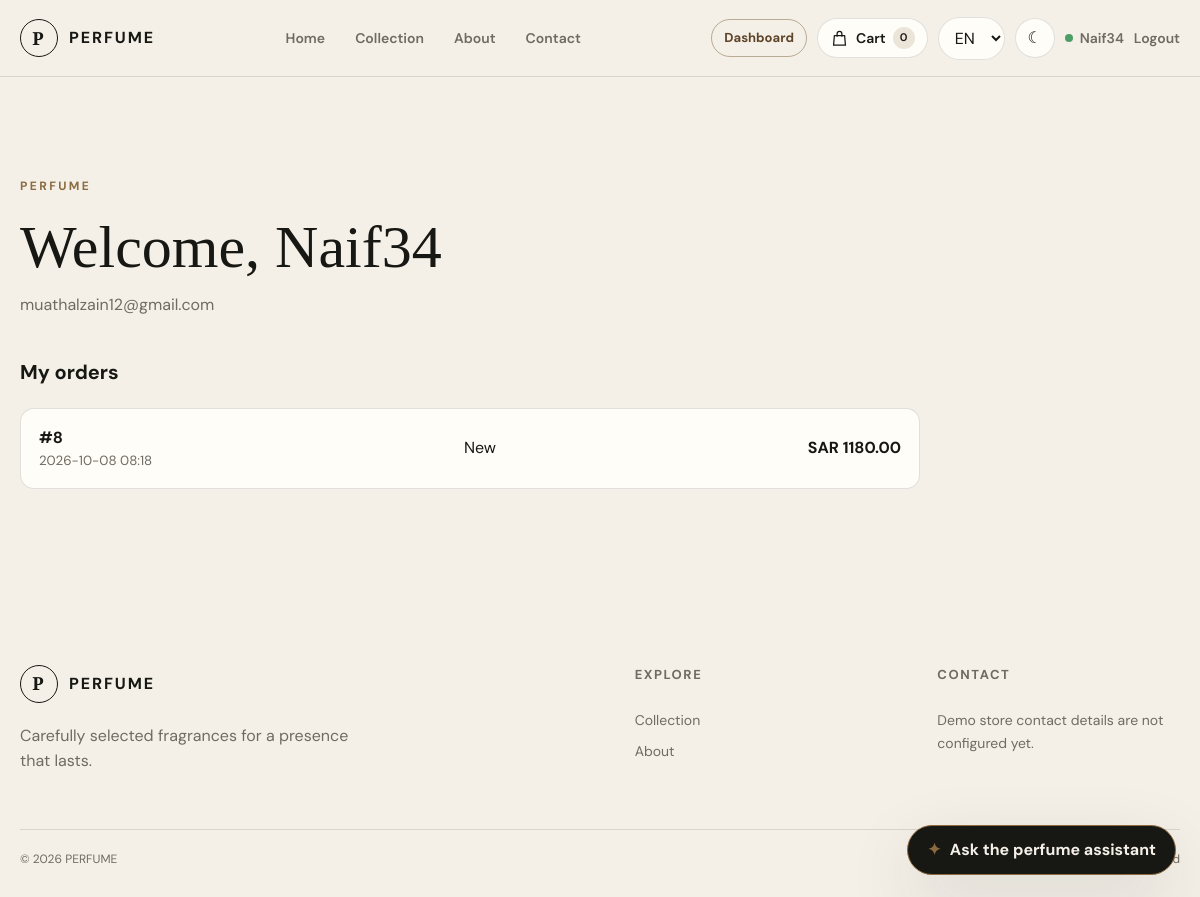
Before: /en/accounts/profile/ (signed in) with the older database file.
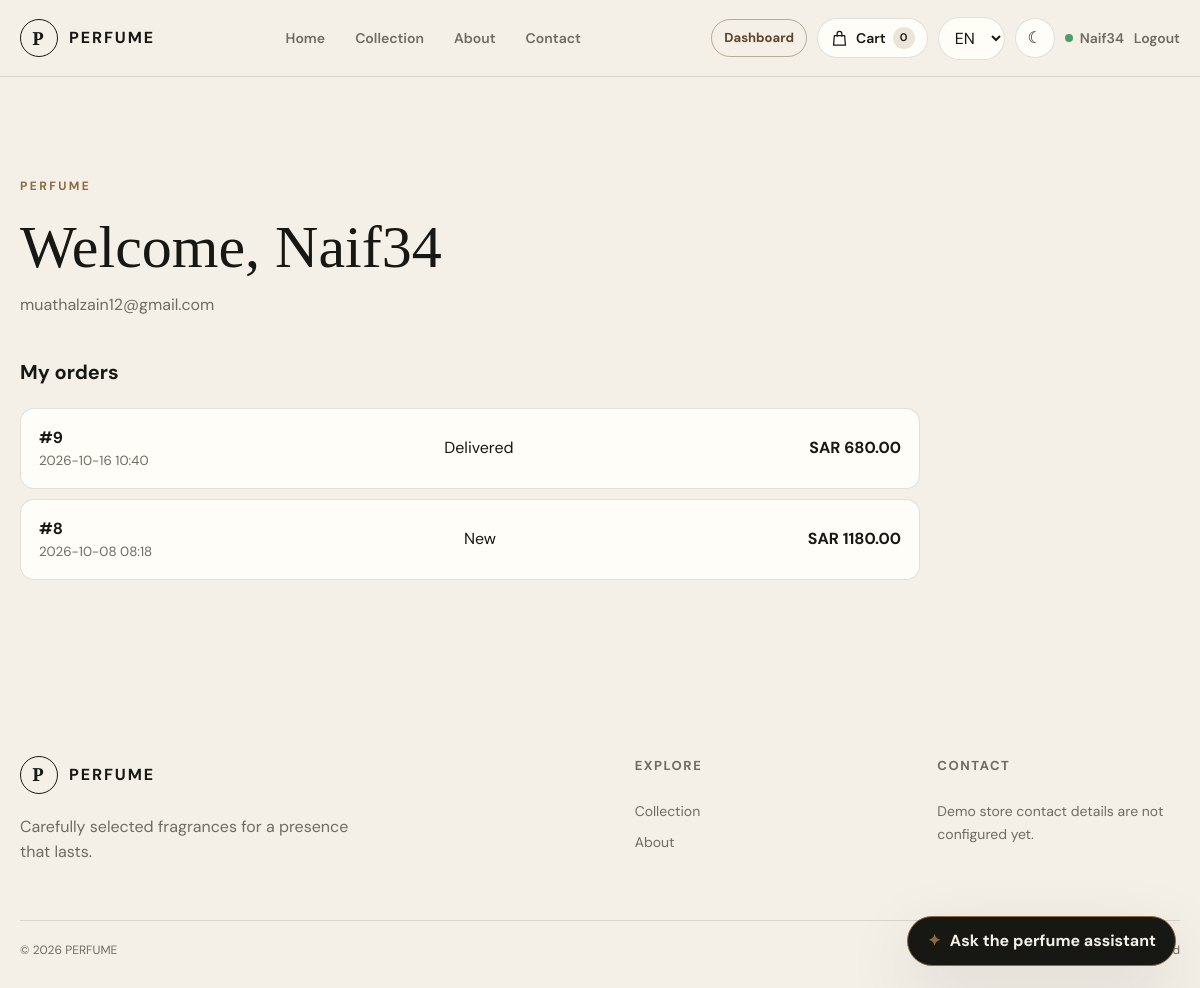
After: the same page with the newer database file.
### store/models.py (models this page shows, shortened)
class Order(models.Model):
    class Status(models.TextChoices):
        PENDING = 'pending', 'جديد'
        PROCESSING = 'processing', 'قيد التجهيز'
        SHIPPED = 'shipped', 'تم الشحن'
        DELIVERED = 'delivered', 'مكتمل'
        CANCELLED = 'cancelled', 'ملغي'
    class PaymentStatus(models.TextChoices):
        DEMO = 'demo', 'دفع تجريبي'
    user = models.ForeignKey(
        settings.AUTH_USER_MODEL,
        on_delete=models.PROTECT,
        related_name='orders',
    )
    full_name = models.CharField(max_length=160)
    phone = models.CharField(max_length=30)
    city = models.CharField(max_length=100)
    address = models.CharField(max_length=255)
    notes = models.TextField(blank=True)
    subtotal = models.DecimalField(max_digits=10, decimal_places=2)
    shipping_fee = models.DecimalField(max_digits=10, decimal_places=2, default=0)
    total = models.DecimalField(max_digits=10, decimal_places=2)
    status = models.CharField(max_length=20, choices=Status.choices, default=Status.PENDING)
    payment_status = models.CharField(
        max_length=20,
        choices=PaymentStatus.choices,
        default=PaymentStatus.DEMO,
    )
    created_at = models.DateTimeField(auto_now_add=True)
    class Meta:
        ordering = ('-created_at',)

### accounts/views.py (the view)
# urls.py: path('profile/', views.profile, name='profile'),
@login_required
def profile(request):
    orders = request.user.orders.prefetch_related('items')
    return render(request, 'accounts/profile.html', {'orders': orders})

### store/context_processors.py (called while the page is built, shortened)
def cart_summary(request):
    if request.user.is_authenticated:
        quantity = Cart.objects.filter(user=request.user).aggregate(
            quantity=Sum('items__quantity'),
        )['quantity'] or 0
    return {'cart_item_count': quantity}

### accounts/templates/accounts/profile.html (shortened to what this page needs)
{% extends 'base.html' %}
{% load i18n l10n %}
{% get_current_language as LANGUAGE_CODE %}
{% block content %}
<section class="section-shell commerce-shell">
    <div class="commerce-heading">
        <p class="eyebrow">PERFUME</p>
        <h1>{% if LANGUAGE_CODE == 'ar' %}مرحباً، {{ user.username }}{% else %}Welcome, {{ user.username }}{% endif %}</h1>
        <p>{{ user.email }}</p>
    </div>
    <div class="profile-orders">
        <h2>{% if LANGUAGE_CODE == 'ar' %}طلباتي{% else %}My orders{% endif %}</h2>
        {% for order in orders %}
            <a class="profile-order" href="{% url 'order_confirmation' order.pk %}">
                <span><strong>#{% if LANGUAGE_CODE == 'ar' %}{{ order.pk }}{% else %}{{ order.pk }}{% endif %}</strong><small>{{ order.created_at|date:'Y-m-d H:i' }}</small></span>
                <span>
                    {% if LANGUAGE_CODE == 'ar' %}{{ order.get_status_display }}
                    {% elif order.status == 'pending' %}New
                    {% elif order.status == 'processing' %}Processing
                    {% elif order.status == 'shipped' %}Shipped
                    {% elif order.status == 'delivered' %}Delivered
                    {% else %}Cancelled{% endif %}
                </span>
                <strong><bdi class="money" dir="ltr">SAR {{ order.total|unlocalize }}</bdi></strong>
            </a>
        {% endfor %}
    </div>
</section>
{% endblock %}

Changed rows visible on the page:
added Order: pk "9", created_at "2026-10-16 10:40", status "Delivered", total "680.00"
